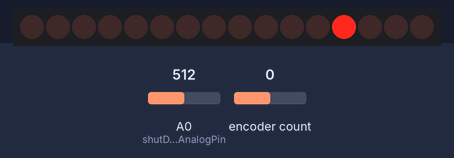
Bench run of a sketch on a simulated Arduino Uno, built with avr-gcc and run on an emulated ATmega328P. Parts: 16 shift-register outputs drawn as a row of LEDs (first output left, lit = HIGH). Wiring (inferred from the names in the program): 2 × shift register (74HC595): data pin 11; shift clock pin 12; latch pin 8. Wiring (inferred from the signals the program sends): row of LEDs: on Q0, Q1, Q2, Q3, Q4, Q5, Q6, Q7, Q8, Q9, Q10, Q11, Q12, Q13, Q14, Q15. Inputs (shaded band) come from the test bench; at power-on: A0 (shutDownAnalogPin) = 512, encoder count 0. EEPROM starts erased.

Above: at 0.07 s.
At 0.54 s:
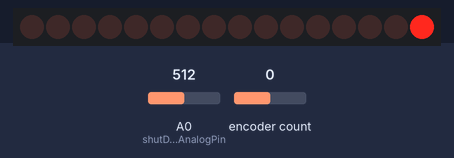
At 1.0 s:
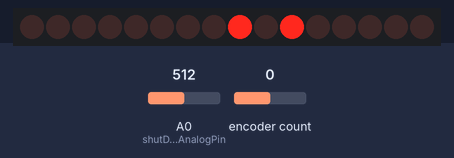
At 2.0 s:
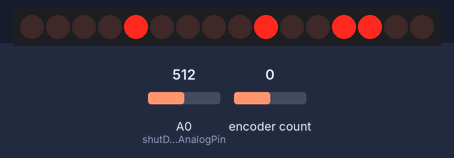
At 5.0 s:
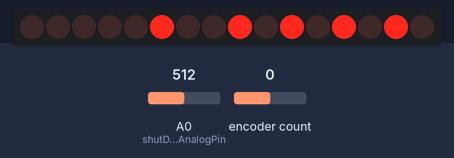
At 11.1 s:
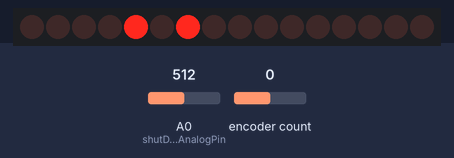
Timing chart, 0 to 12.6 s (numbered marks = the images above):
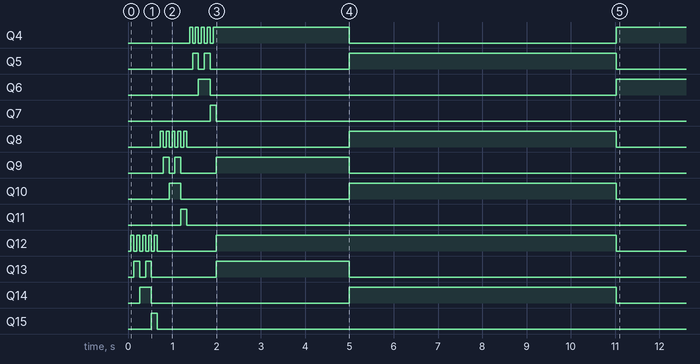

The sketch:

Nixie2.0.ino
```cpp
//**************************************************************//
//  Name			: NixieSpeed
//  Author			: Hartvik Line
//  Date			: 17 Aug, 2014
//  Modified		: 17 AUG 2014
//  Version			: 1.0
//  Notes			: Code for calculating speed and show in nixie
//					: via shiftreg 74HC595 and K155 nixiedrivers
//****************************************************************


//**************************************************************//
//  Errorcodes		:		Will blink 2 * 500 mS per error.
//					: 300 = Voltage error
//					: 500 = km not increased
//					:
//****************************************************************

#include <Encoder.h>
#define BUFFER_SIZE 100;
#include <EEPROM.h>
Encoder myEnc(2, 3);

//**************************************************************\\

//Pin layout for 74HC595
int latchPin = 8;
int clockPin = 12;
int sdPin = 4;
int dataPin = 11;

//Pin for powerloss
int shutDownAnalogPin = 0;

//**************************************************************//

int pos1;
int pos2;
long diff = 0;
long diffold = 0;
long oldSpeed = 0;
long newSpeed = 0;
int kCount;
int kmt;
int tenMeterOld;
int tenMeter;

byte byteArray[100];
byte byteArrayFlip[100];


void setup() {
	//set pins to output so you can control the shift register
	pinMode(latchPin, OUTPUT);
	pinMode(clockPin, OUTPUT);
	pinMode(dataPin, OUTPUT);

	// Loading tenMeters

	// Creates an array formatting from 8 bit format to 2*4 bit format.
	int count;
	for (int i = 0; i < 10; i++) {
		for (int j = 0; j < 10; j++) {
			byteArray[count] = (j << 4) | i;
			count++;
		}
	}
	//überpro 1337 K0-D
	//N1x13flUsH 2k4r34L
	for (int i = 1; i < 1000; i *= 10){
		for (int j = 0; j < 10; j++){
			nixieOut(i*j);
			delay(66);
		}
	}

	//skambad dødsteit dustekode kommenter vekk !
	/*	for (long y = 0; y < 30; y++){			// Flushes through all numbers
	nixieOut(y % 10 * pow(10, y / 10));
	delay(166);
	}*/
}
//	Serial.begin(9600);					// Open serialcommunication


void count(byte data, byte data2){
	// Shift out the bits:
	digitalWrite(latchPin, LOW);
	shiftOut(dataPin, clockPin, MSBFIRST, data);
	shiftOut(dataPin, clockPin, MSBFIRST, data2);
	digitalWrite(latchPin, HIGH);
}

int calculateNewSpeed(){
	myEnc.write(0);
	pos1 = myEnc.read();
	delay(100);
	pos2 = myEnc.read();
	diff = abs(pos1 - pos2);
	kmt = ((diff + diffold) / 60);
	kCount += kmt;
	if (kCount >= 360){
		tenMeter += 1;
		kCount -= 360;
	}

	diffold = diff;
	return kmt;

}

void nixieOut(int treeDig){
	//Calculates from decimalnvalue to binary sh-reg outputnumeric value out to Nixies.
	//In = 3 digit int/long.
	count(byteArray[treeDig % 100], byteArray[treeDig / 100]);
}

void loop() {
	EEPROM.write(321, 4);
	tenMeter = 123;
	save();
	nixieOut(tenMeter); //Tripcounter (Show 1000 km)
	delay(3000);

	//For debugging memory
	nixieOut(EEPROM.read(4)); //Show EEPROM1
	delay(3000);
	nixieOut(EEPROM.read(5)); //Show EEPROM2
	delay(3000);

	while (true){
		//Save tripcounter if voltage drops under 7 volt.
		if (analogRead(shutDownAnalogPin) < 600){
			noInterrupts();
			shutDown();
		}
		newSpeed = calculateNewSpeed();
		//For debugging:
		//nixieOut(myEnc.read());


		if (newSpeed != oldSpeed){
			nixieOut(newSpeed);
			oldSpeed = newSpeed;
		}
	}
}


void load() {
	unsigned int tenMeterBufferLoad;
	tenMeterBufferLoad |= EEPROM.read(5);
	tenMeterBufferLoad << 8;
	tenMeterBufferLoad |= EEPROM.read(4);
	tenMeter = tenMeterBufferLoad;


}

void save(){
	int tenMeterBuffer1 = tenMeter & 0x11;
	int saveBuf1 = tenMeterBuffer1;
	EEPROM.write(saveBuf1, 4);
	int tenMeterBuffer2 = tenMeter & 0x1100;
	int saveBuf2 = tenMeterBuffer1;
	EEPROM.write(saveBuf2, 5);

}

void shutDown(){

	if (tenMeterOld != tenMeter){
		save();
		for (int i = 0; i <= 10; i++){
			nixieOut(500 * (i % 2));						// Errorcode 500, km saved
			delay(500);
		}
	}
	else{
		for (int i = 0; i <= 10; i++){
			nixieOut(300 * (i % 2)); 				// Errorcode 300, voltage problem (Tries to save old value)
			delay(500);
		}
	}

}
```

Measured:
- by itself, Q4: goes 3 × (LOW 0.07 s, HIGH 0.07 s), LOW 0.07 s, HIGH 3.1 s, LOW 6.0 s, then HIGH
- by itself, Q5: goes LOW 0.13 s, HIGH 0.13 s, LOW 3.1 s, HIGH 6.0 s, then LOW
- by itself, Q6: HIGH → LOW at 1.9 s, → HIGH 9.2 s later
- by itself, Q7: HIGH → LOW at 2.0 s
- by itself, Q8: goes 4 × (LOW 0.07 s, HIGH 0.07 s), LOW 3.7 s, HIGH 6.0 s, then LOW
- by itself, Q9: goes LOW 0.13 s, HIGH 0.13 s, LOW 0.80 s, HIGH 3.0 s, then LOW
- by itself, Q10: HIGH → LOW at 1.2 s, → HIGH 3.8 s later, → LOW 6.0 s later
- by itself, Q12: goes 4 × (LOW 0.07 s, HIGH 0.07 s), LOW 1.3 s, HIGH 9.0 s, then LOW
